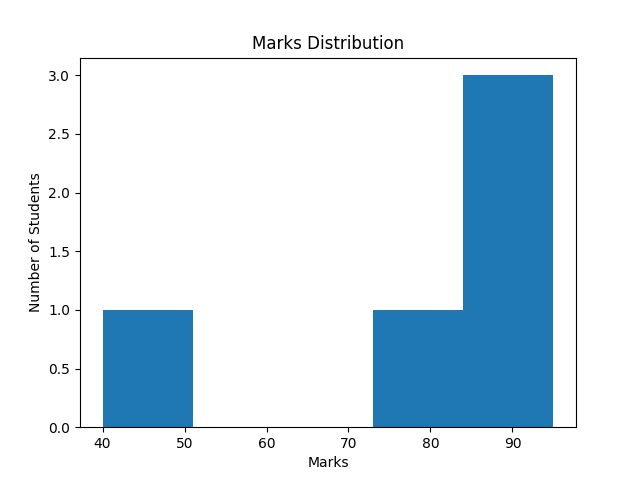

The Python source for this figure:
import pandas as pd
import matplotlib.pyplot as plt

df = pd.read_excel("students.csv.xlsx")

plt.hist(df["Marks"], bins=5)

plt.title("Marks Distribution")
plt.xlabel("Marks")
plt.ylabel("Number of Students")

plt.savefig("histogram.png")
plt.show()
